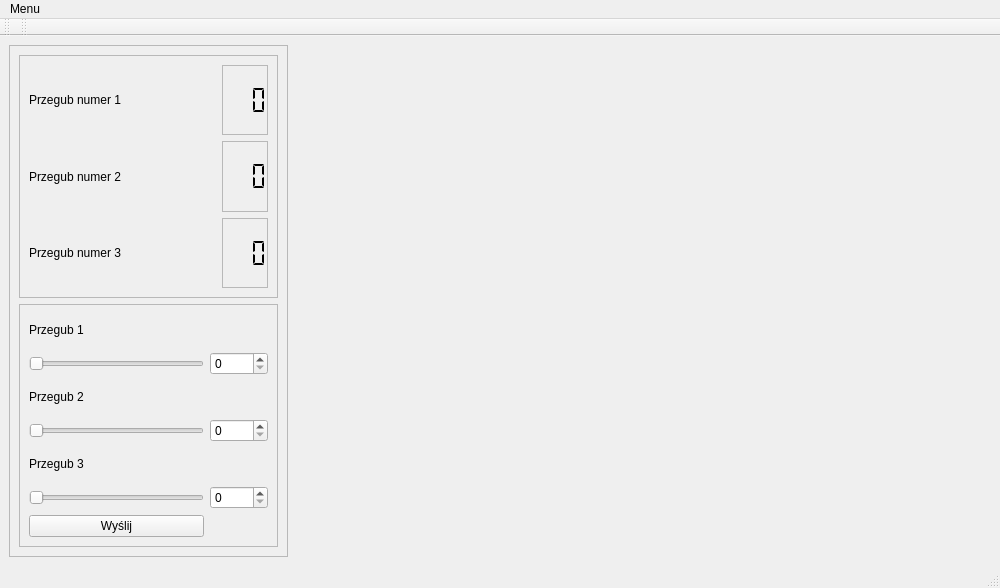
<?xml version="1.0" encoding="UTF-8"?>
<ui version="4.0">
 <class>MainWindow</class>
 <widget class="QMainWindow" name="MainWindow">
  <property name="geometry">
   <rect>
    <x>0</x>
    <y>0</y>
    <width>1000</width>
    <height>588</height>
   </rect>
  </property>
  <property name="sizePolicy">
   <sizepolicy hsizetype="Preferred" vsizetype="Preferred">
    <horstretch>3</horstretch>
    <verstretch>0</verstretch>
   </sizepolicy>
  </property>
  <property name="maximumSize">
   <size>
    <width>1400</width>
    <height>900</height>
   </size>
  </property>
  <property name="windowTitle">
   <string>MainWindow</string>
  </property>
  <widget class="QWidget" name="centralwidget">
   <layout class="QGridLayout" name="gridLayout_2">
    <item row="0" column="0">
     <widget class="QFrame" name="frame">
      <property name="sizePolicy">
       <sizepolicy hsizetype="Preferred" vsizetype="Preferred">
        <horstretch>2</horstretch>
        <verstretch>2</verstretch>
       </sizepolicy>
      </property>
      <property name="frameShape">
       <enum>QFrame::StyledPanel</enum>
      </property>
      <property name="frameShadow">
       <enum>QFrame::Raised</enum>
      </property>
      <layout class="QGridLayout" name="gridLayout_3">
       <item row="1" column="0">
        <widget class="QFrame" name="frame_2">
         <property name="sizePolicy">
          <sizepolicy hsizetype="Expanding" vsizetype="Expanding">
           <horstretch>3</horstretch>
           <verstretch>3</verstretch>
          </sizepolicy>
         </property>
         <property name="frameShape">
          <enum>QFrame::StyledPanel</enum>
         </property>
         <property name="frameShadow">
          <enum>QFrame::Raised</enum>
         </property>
         <layout class="QGridLayout" name="gridLayout_4">
          <item row="0" column="0">
           <widget class="QLabel" name="label_4">
            <property name="text">
             <string>Przegub 1</string>
            </property>
           </widget>
          </item>
          <item row="2" column="0">
           <widget class="QLabel" name="label_5">
            <property name="text">
             <string>Przegub 2</string>
            </property>
           </widget>
          </item>
          <item row="1" column="0">
           <widget class="QSlider" name="Przeg1">
            <property name="sizePolicy">
             <sizepolicy hsizetype="Expanding" vsizetype="Preferred">
              <horstretch>3</horstretch>
              <verstretch>2</verstretch>
             </sizepolicy>
            </property>
            <property name="minimum">
             <number>0</number>
            </property>
            <property name="maximum">
             <number>360</number>
            </property>
            <property name="orientation">
             <enum>Qt::Horizontal</enum>
            </property>
           </widget>
          </item>
          <item row="7" column="1">
           <widget class="QSpinBox" name="Przeg33">
            <property name="sizePolicy">
             <sizepolicy hsizetype="Minimum" vsizetype="Fixed">
              <horstretch>1</horstretch>
              <verstretch>0</verstretch>
             </sizepolicy>
            </property>
            <property name="minimum">
             <number>0</number>
            </property>
            <property name="maximum">
             <number>180</number>
            </property>
           </widget>
          </item>
          <item row="9" column="0">
           <widget class="QPushButton" name="SendConf">
            <property name="sizePolicy">
             <sizepolicy hsizetype="Preferred" vsizetype="Fixed">
              <horstretch>0</horstretch>
              <verstretch>3</verstretch>
             </sizepolicy>
            </property>
            <property name="text">
             <string>Wyślij</string>
            </property>
           </widget>
          </item>
          <item row="7" column="0">
           <widget class="QSlider" name="Przeg3">
            <property name="sizePolicy">
             <sizepolicy hsizetype="Expanding" vsizetype="Preferred">
              <horstretch>2</horstretch>
              <verstretch>2</verstretch>
             </sizepolicy>
            </property>
            <property name="minimum">
             <number>0</number>
            </property>
            <property name="maximum">
             <number>180</number>
            </property>
            <property name="orientation">
             <enum>Qt::Horizontal</enum>
            </property>
           </widget>
          </item>
          <item row="3" column="1">
           <widget class="QSpinBox" name="Przeg22">
            <property name="sizePolicy">
             <sizepolicy hsizetype="Preferred" vsizetype="Fixed">
              <horstretch>1</horstretch>
              <verstretch>0</verstretch>
             </sizepolicy>
            </property>
            <property name="minimum">
             <number>0</number>
            </property>
            <property name="maximum">
             <number>180</number>
            </property>
           </widget>
          </item>
          <item row="3" column="0">
           <widget class="QSlider" name="Przeg2">
            <property name="sizePolicy">
             <sizepolicy hsizetype="Expanding" vsizetype="Preferred">
              <horstretch>3</horstretch>
              <verstretch>2</verstretch>
             </sizepolicy>
            </property>
            <property name="minimum">
             <number>0</number>
            </property>
            <property name="maximum">
             <number>180</number>
            </property>
            <property name="orientation">
             <enum>Qt::Horizontal</enum>
            </property>
           </widget>
          </item>
          <item row="1" column="1">
           <widget class="QSpinBox" name="Przeg11">
            <property name="sizePolicy">
             <sizepolicy hsizetype="Minimum" vsizetype="Fixed">
              <horstretch>1</horstretch>
              <verstretch>0</verstretch>
             </sizepolicy>
            </property>
            <property name="minimum">
             <number>0</number>
            </property>
            <property name="maximum">
             <number>360</number>
            </property>
           </widget>
          </item>
          <item row="4" column="0">
           <widget class="QLabel" name="label_6">
            <property name="text">
             <string>Przegub 3</string>
            </property>
           </widget>
          </item>
         </layout>
        </widget>
       </item>
       <item row="0" column="0">
        <widget class="QFrame" name="frame_3">
         <property name="sizePolicy">
          <sizepolicy hsizetype="Preferred" vsizetype="Preferred">
           <horstretch>3</horstretch>
           <verstretch>3</verstretch>
          </sizepolicy>
         </property>
         <property name="frameShape">
          <enum>QFrame::StyledPanel</enum>
         </property>
         <property name="frameShadow">
          <enum>QFrame::Raised</enum>
         </property>
         <layout class="QGridLayout" name="gridLayout">
          <item row="1" column="0">
           <widget class="QLabel" name="label">
            <property name="sizePolicy">
             <sizepolicy hsizetype="Preferred" vsizetype="Preferred">
              <horstretch>3</horstretch>
              <verstretch>0</verstretch>
             </sizepolicy>
            </property>
            <property name="text">
             <string>Przegub numer 2</string>
            </property>
           </widget>
          </item>
          <item row="0" column="0">
           <widget class="QLabel" name="label_2">
            <property name="sizePolicy">
             <sizepolicy hsizetype="Preferred" vsizetype="Preferred">
              <horstretch>3</horstretch>
              <verstretch>0</verstretch>
             </sizepolicy>
            </property>
            <property name="text">
             <string>Przegub numer 1</string>
            </property>
           </widget>
          </item>
          <item row="2" column="0">
           <widget class="QLabel" name="label_3">
            <property name="sizePolicy">
             <sizepolicy hsizetype="Preferred" vsizetype="Preferred">
              <horstretch>3</horstretch>
              <verstretch>0</verstretch>
             </sizepolicy>
            </property>
            <property name="text">
             <string>Przegub numer 3</string>
            </property>
           </widget>
          </item>
          <item row="0" column="1">
           <widget class="QLCDNumber" name="lcdNumber">
            <property name="frameShape">
             <enum>QFrame::StyledPanel</enum>
            </property>
            <property name="digitCount">
             <number>3</number>
            </property>
            <property name="segmentStyle">
             <enum>QLCDNumber::Flat</enum>
            </property>
           </widget>
          </item>
          <item row="1" column="1">
           <widget class="QLCDNumber" name="lcdNumber_2">
            <property name="frameShape">
             <enum>QFrame::StyledPanel</enum>
            </property>
            <property name="digitCount">
             <number>3</number>
            </property>
            <property name="segmentStyle">
             <enum>QLCDNumber::Flat</enum>
            </property>
           </widget>
          </item>
          <item row="2" column="1">
           <widget class="QLCDNumber" name="lcdNumber_3">
            <property name="frameShape">
             <enum>QFrame::StyledPanel</enum>
            </property>
            <property name="digitCount">
             <number>3</number>
            </property>
            <property name="segmentStyle">
             <enum>QLCDNumber::Flat</enum>
            </property>
           </widget>
          </item>
         </layout>
        </widget>
       </item>
      </layout>
     </widget>
    </item>
    <item row="0" column="1">
     <widget class="ViewerMan" name="widget" native="true">
      <property name="sizePolicy">
       <sizepolicy hsizetype="Preferred" vsizetype="Preferred">
        <horstretch>5</horstretch>
        <verstretch>0</verstretch>
       </sizepolicy>
      </property>
     </widget>
    </item>
   </layout>
  </widget>
  <widget class="QMenuBar" name="menubar">
   <property name="geometry">
    <rect>
     <x>0</x>
     <y>0</y>
     <width>1000</width>
     <height>22</height>
    </rect>
   </property>
   <widget class="QMenu" name="menuMenu">
    <property name="title">
     <string>Menu</string>
    </property>
    <addaction name="actionPo_czenie"/>
    <addaction name="actionWykresy"/>
   </widget>
   <addaction name="menuMenu"/>
  </widget>
  <widget class="QStatusBar" name="statusbar"/>
  <widget class="QToolBar" name="toolBar">
   <property name="windowTitle">
    <string>toolBar</string>
   </property>
   <attribute name="toolBarArea">
    <enum>TopToolBarArea</enum>
   </attribute>
   <attribute name="toolBarBreak">
    <bool>false</bool>
   </attribute>
  </widget>
  <widget class="QToolBar" name="toolBar_2">
   <property name="windowTitle">
    <string>toolBar_2</string>
   </property>
   <attribute name="toolBarArea">
    <enum>TopToolBarArea</enum>
   </attribute>
   <attribute name="toolBarBreak">
    <bool>false</bool>
   </attribute>
  </widget>
  <action name="actionPo_czenie">
   <property name="text">
    <string>Połączenie</string>
   </property>
  </action>
  <action name="actionWykresy">
   <property name="text">
    <string>Wykresy</string>
   </property>
  </action>
 </widget>
 <customwidgets>
  <customwidget>
   <class>ViewerMan</class>
   <extends>QWidget</extends>
   <header>viewerman.h</header>
   <container>1</container>
  </customwidget>
 </customwidgets>
 <resources/>
 <connections>
  <connection>
   <sender>Przeg1</sender>
   <signal>valueChanged(int)</signal>
   <receiver>Przeg11</receiver>
   <slot>setValue(int)</slot>
   <hints>
    <hint type="sourcelabel">
     <x>199</x>
     <y>351</y>
    </hint>
    <hint type="destinationlabel">
     <x>250</x>
     <y>359</y>
    </hint>
   </hints>
  </connection>
  <connection>
   <sender>Przeg2</sender>
   <signal>valueChanged(int)</signal>
   <receiver>Przeg22</receiver>
   <slot>setValue(int)</slot>
   <hints>
    <hint type="sourcelabel">
     <x>203</x>
     <y>413</y>
    </hint>
    <hint type="destinationlabel">
     <x>267</x>
     <y>413</y>
    </hint>
   </hints>
  </connection>
  <connection>
   <sender>Przeg3</sender>
   <signal>valueChanged(int)</signal>
   <receiver>Przeg33</receiver>
   <slot>setValue(int)</slot>
   <hints>
    <hint type="sourcelabel">
     <x>190</x>
     <y>465</y>
    </hint>
    <hint type="destinationlabel">
     <x>267</x>
     <y>465</y>
    </hint>
   </hints>
  </connection>
  <connection>
   <sender>Przeg11</sender>
   <signal>valueChanged(int)</signal>
   <receiver>Przeg1</receiver>
   <slot>setValue(int)</slot>
   <hints>
    <hint type="sourcelabel">
     <x>241</x>
     <y>340</y>
    </hint>
    <hint type="destinationlabel">
     <x>158</x>
     <y>346</y>
    </hint>
   </hints>
  </connection>
  <connection>
   <sender>Przeg22</sender>
   <signal>valueChanged(int)</signal>
   <receiver>Przeg2</receiver>
   <slot>setValue(int)</slot>
   <hints>
    <hint type="sourcelabel">
     <x>240</x>
     <y>394</y>
    </hint>
    <hint type="destinationlabel">
     <x>180</x>
     <y>397</y>
    </hint>
   </hints>
  </connection>
  <connection>
   <sender>Przeg33</sender>
   <signal>valueChanged(int)</signal>
   <receiver>Przeg3</receiver>
   <slot>setValue(int)</slot>
   <hints>
    <hint type="sourcelabel">
     <x>233</x>
     <y>445</y>
    </hint>
    <hint type="destinationlabel">
     <x>180</x>
     <y>449</y>
    </hint>
   </hints>
  </connection>
 </connections>
</ui>
